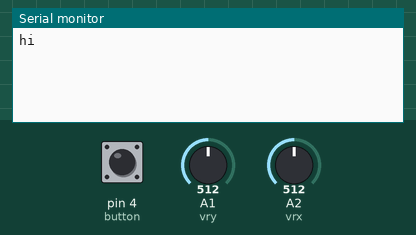
The sketch below on a simulated Arduino Uno, built with avr-gcc and run on an emulated ATmega328P. On the bench: the last lines printed to the serial monitor. The test bench sets the inputs (shaded band); at power-on: pin 4 (button) HIGH, A1 (vry) = 512, A2 (vrx) = 512. No radio packets arrive unless stated.

Above: at 1.2 s.
1.3 s: pin 4 (button) pulled LOW for 0.15 s
At 1.7 s:
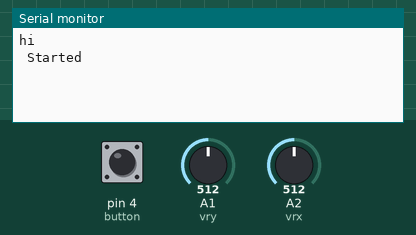
3.3 s: pin 4 (button) pulled LOW for 1 s
At 3.7 s:
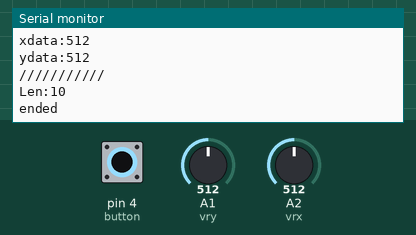
5.8 s: pin 4 (button) pulled LOW for 1 s
At 6.9 s:
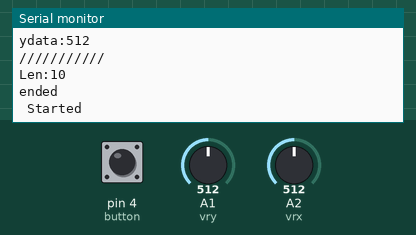
9.8 s: pin 4 (button) pulled LOW for 3.2 s
At 11.3 s:
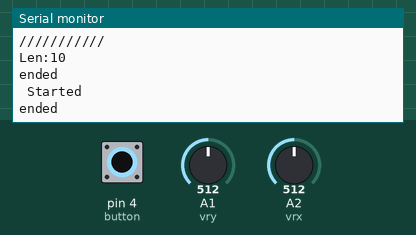
16.0 s: A1 (vry) set to 716
At 16.9 s:
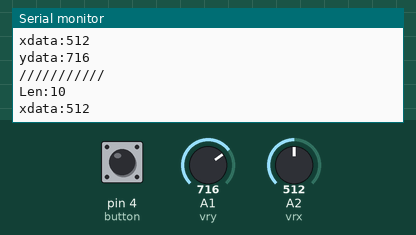
17.5 s: A2 (vrx) set to 716
At 18.5 s:
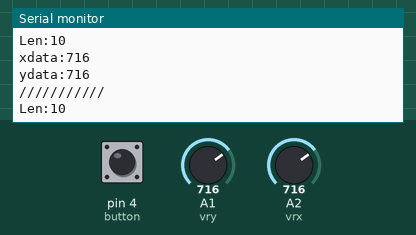

Measured:
- after the input at 1.3 s, the serial monitor: prints a new line at once (image 1)
- after the input at 3.3 s, the serial monitor: prints a new line after 0.10 s (image 2)
- after the input at 9.8 s, the serial monitor: prints a new line after 0.07 s (image 4)
- after the input at 16.0 s, the serial monitor: prints a new line after 0.12 s (image 5)
- after the input at 17.5 s, the serial monitor: prints a new line after 0.07 s (image 6)

The sketch:

kumandaa.ino
```cpp
#include <RH_ASK.h>
// Include dependant SPI Library
#include <SPI.h>

// Create Amplitude Shift Keying Object
RH_ASK rf_driver;

const int transmit_pin = 12;

 String str;
 char cstr[100];
String message = "";
unsigned int mlength; // message length

// for joystick
 int flag = 0;
int buttonf = 0;
int power = 7;
int button = 4;
int vrx = A2;
int vry = A1;

 int xdata = 0;
 int ydata = 0;

int start;
int end;
int interval;

void setup()
{
      // Initialise the IO and ISR
    rf_driver.init();
  Serial.begin(9600);

  pinMode(vrx, INPUT);
  pinMode(vry, INPUT);
  pinMode(power, OUTPUT);
  digitalWrite(power, HIGH);

  pinMode(button, INPUT);
  digitalWrite(button , HIGH);
  Serial.println("hi");
}

void loop()
{
  start = millis();
  control();

  if( buttonf == 1)
   {
  xdata = analogRead(vrx);
  ydata = analogRead(vry);
  Serial.print("xdata:");
  Serial.println(xdata);
  Serial.print("ydata:");
  Serial.println(ydata);
  Serial.println("///////////");
  message = "" + String(xdata) + "," + String(ydata) + "," + String(buttonf) ;
   Serial.print("Len:");
  Serial.println(message.length() + 1);
   }

   if(buttonf == 0)
   {
    message = "" + String(0) + "," + String(0) + "," + String(0) ;
   }

   rf_driver.send((uint8_t *)message.c_str(), message.length() + 1);
    rf_driver.waitPacketSent();
    delay(50);

}


void control()
{
if (( digitalRead(button) == LOW ) && (buttonf == 0))
{

   Serial.println(" Started");
  buttonf = 1;
  delay(500);

}

if (( digitalRead(button) == LOW ) && (buttonf == 1))
{

  Serial.println("ended");
  buttonf = 0;
  delay(500);
}
 digitalWrite(button , HIGH);
}
```
